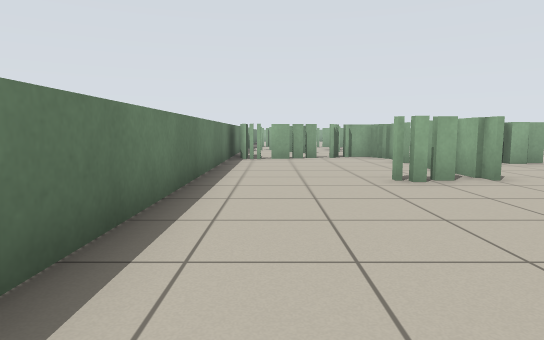
view 1 (above)

24 first-person views from a walk through a robot-simulator world made for Stage. The camera is 0.75 m above the floor, tilts 6° down and sees 75° across. Floor lines are 1 m apart. The floor is counted in squares, 1 m on a side. Each view is taken from the middle of a square. On the plan, view 1 faces up. The plan holds only what a view shows up to about 11 squares ahead; the rest is blank. Robots are left out.

view 2
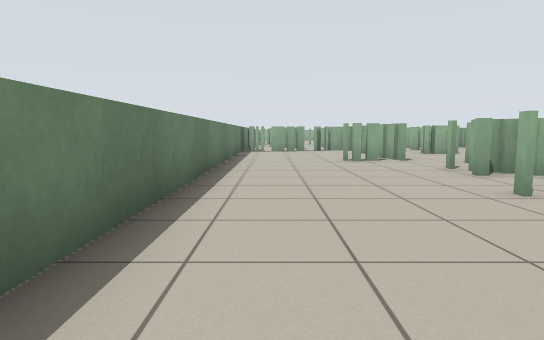

view 3
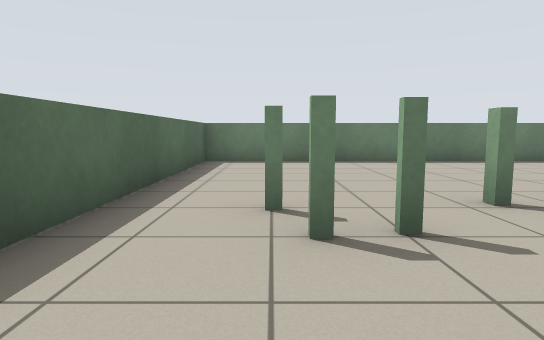

view 4
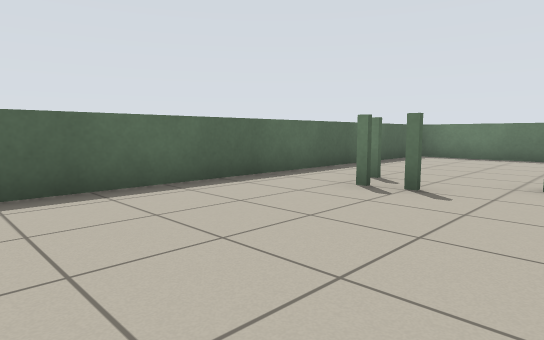

view 5
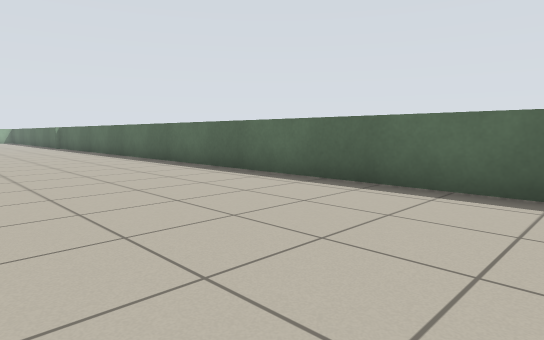

view 6
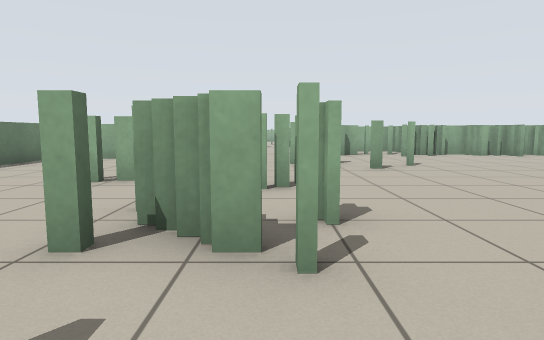

view 7
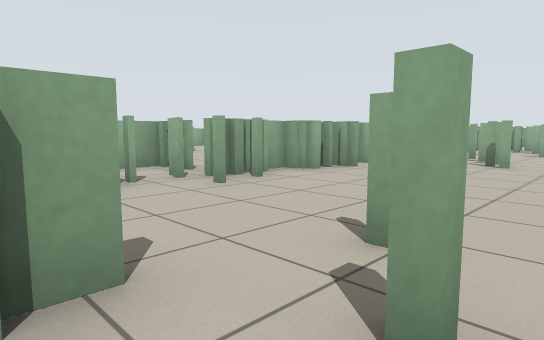

view 8
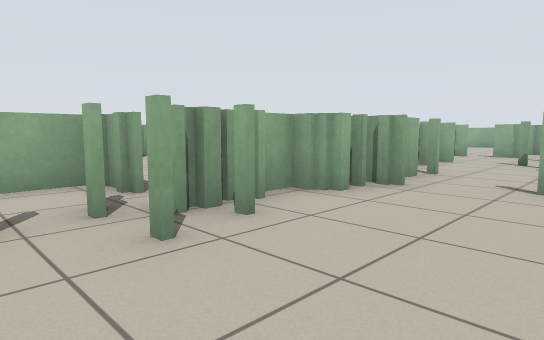

view 9
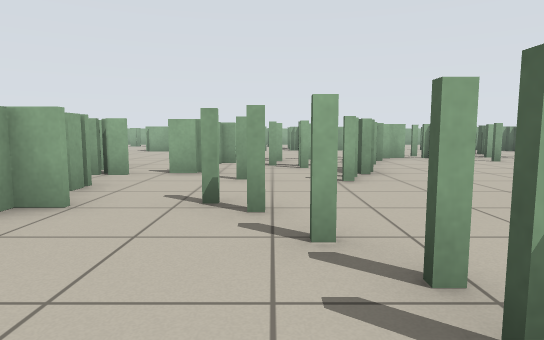

view 10
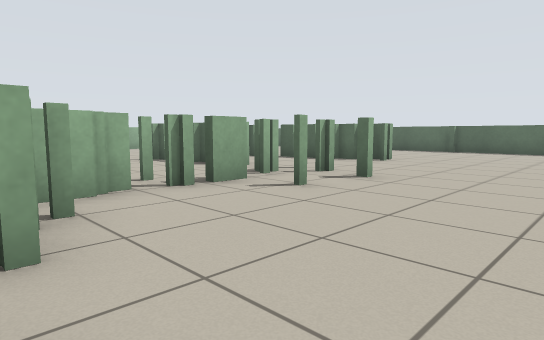

view 11
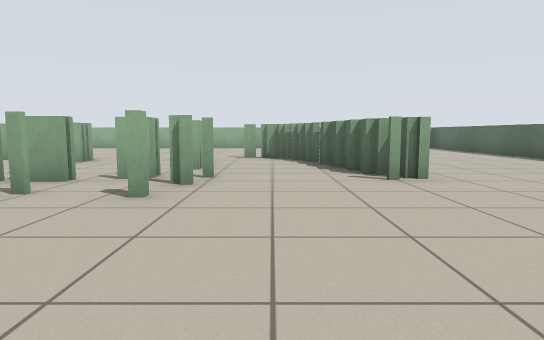

view 12
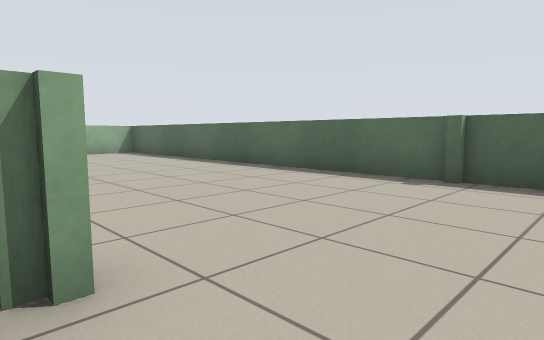

view 13
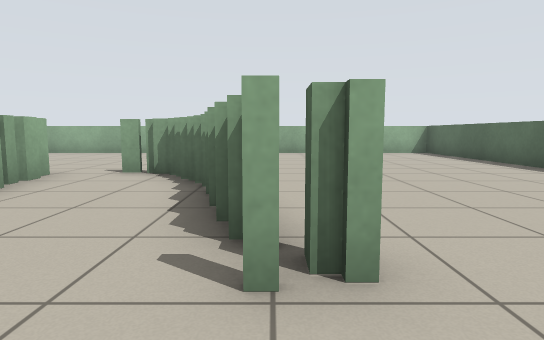

view 14
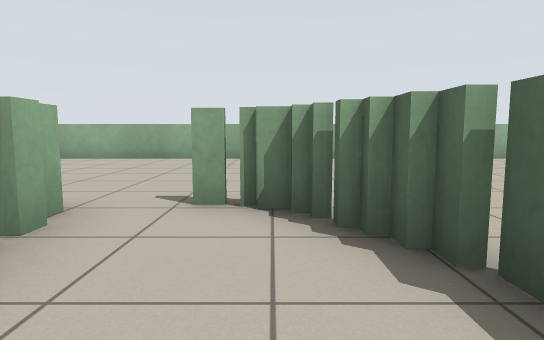

view 15
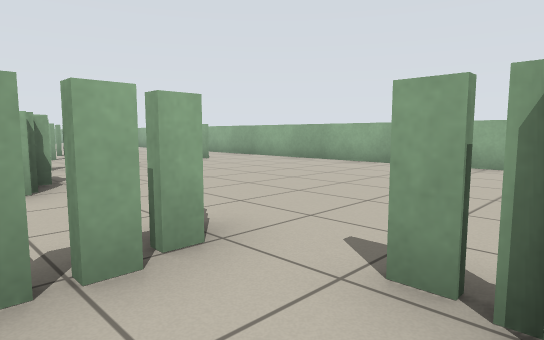

view 16
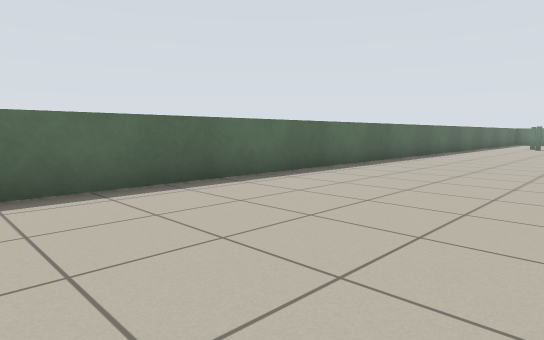

view 17
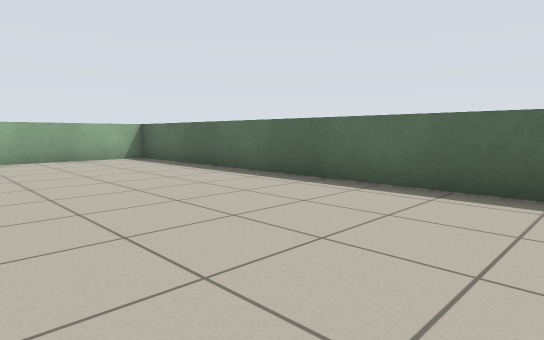

view 18
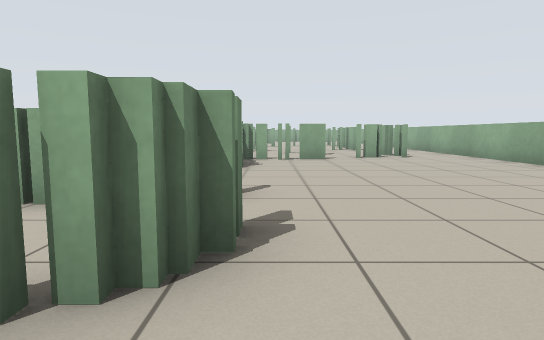

view 19
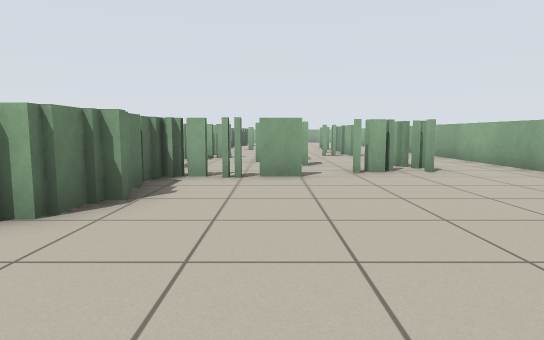

view 20
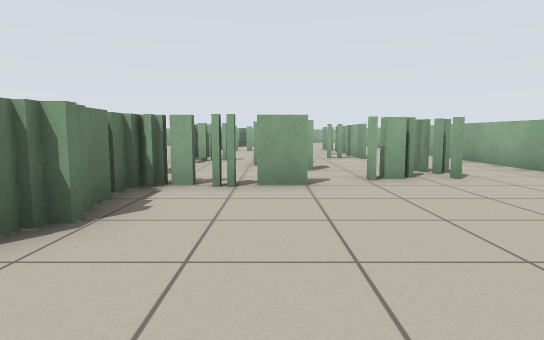

view 21
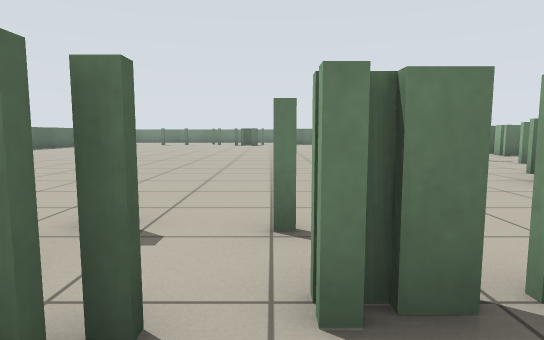

view 22
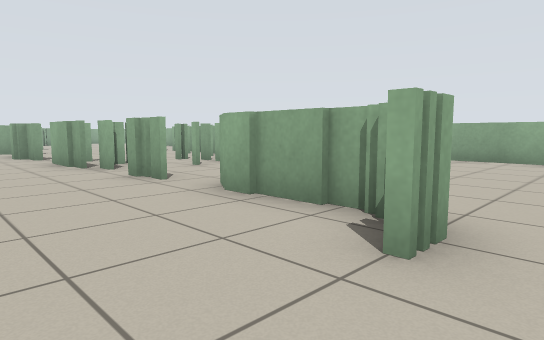

view 23
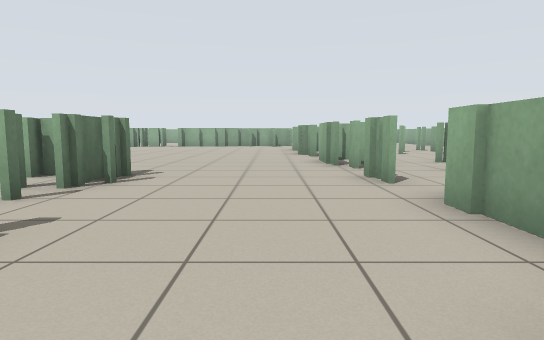

view 24
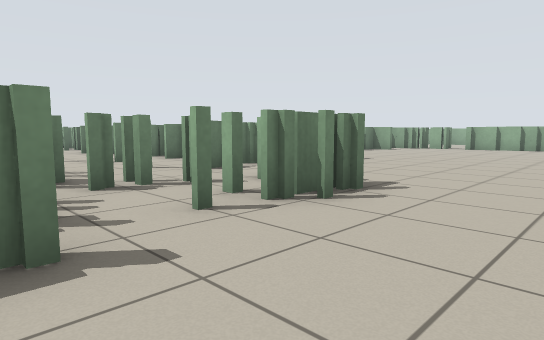

### Floor plan
Key: @ floor where view 1 was taken; # wall or solid block; x gap in a wall; . floor.
Columns run from 2 left of view 1 to 36 right of it. Each row starts with its distance up from view 1.
 20                           ..
 19                          ...
 18                         ....
 17                         ..... #.
 16              .          ...........
 15            ##.          .......#...## #
 14            ##.       ### ......#x.... #
 13           .##    #####.#.......#..#. .#
 12           ########..x..x.........#.. .#
 11  # ###    .##..x.......x.##....#..#.#.#
 10 ###..#   .........#...#####....x...##.#
  9 #....# .#........##...#####....###....#
  8 #..... ...#..............##....#......#
  7 #....#...#....      ......##...#......#
  6 #...##.......        ......x...#......#
  5 #......#....     ..........#..........#
  4 #..........      ..........x..........#
  3 #.....#.#..      ..........#x#x#......#
  2 #.....##..       ..........#..........#
  1 #........        ..............##..
  0 #.@..# .         ............###....
 -1 #.....             ........###......  #
 -2 #............    ...  ............... #
 -3 #.....#...............................#
 -4 #......#..............................#
 -5 #......#..............................#
 -6 #.....................................#
 -7 #######################################

Where each view was taken, in squares from view 1:
view 1: 0 up, 0 right, facing up
view 2: 4 down, 0 right, facing up
view 3: 5 down, 8 right, facing left
view 4: 2 down, 10 right, facing down-left
view 5: 2 down, 6 right, facing down-right
view 6: 0 up, 5 right, facing up
view 7: 7 up, 6 right, facing up-right
view 8: 9 up, 8 right, facing up-right
view 9: 10 up, 14 right, facing right
view 10: 8 up, 20 right, facing down-right
view 11: 1 up, 19 right, facing right
view 12: 1 down, 23 right, facing down-right
view 13: 1 down, 23 right, facing right
view 14: 1 up, 26 right, facing right
view 15: 1 up, 28 right, facing up-right
view 16: 2 down, 24 right, facing down-left
view 17: 2 down, 26 right, facing down-right
view 18: 1 down, 30 right, facing up
view 19: 3 up, 31 right, facing up
view 20: 4 up, 31 right, facing up
view 21: 4 up, 26 right, facing left
view 22: 5 up, 26 right, facing up-right
view 23: 5 up, 27 right, facing up
view 24: 7 up, 27 right, facing up-left
